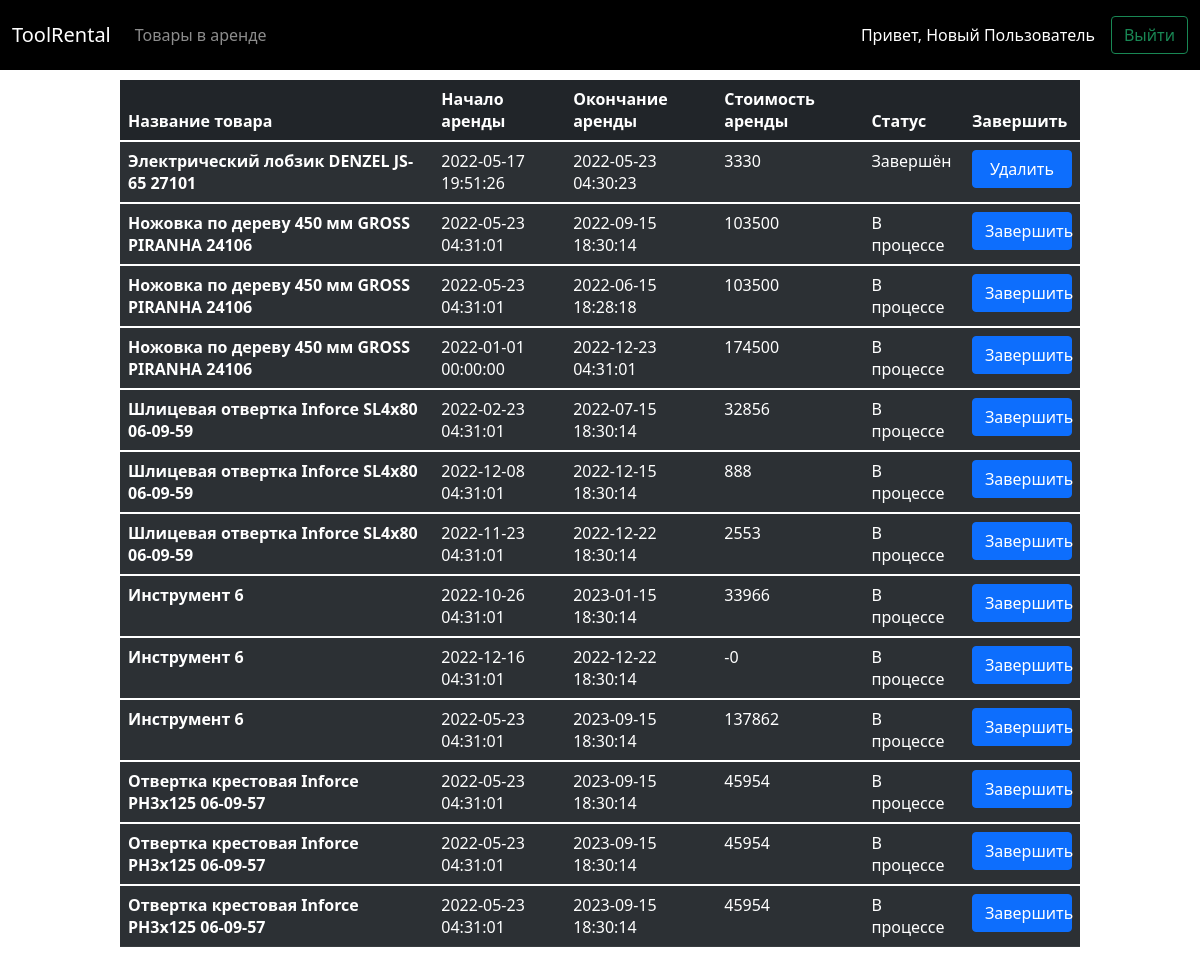
The page /index.php?page=orders (signed in) on the database its author committed.
### tables this page shows
CREATE TABLE `rental_order` (
  `id` int UNSIGNED NOT NULL COMMENT 'Индекс заказа',
  `user_id` int UNSIGNED NOT NULL COMMENT 'Индекс пользователя',
  `product_id` int UNSIGNED NOT NULL COMMENT 'Индекс товара',
  `order_date` datetime NOT NULL COMMENT 'Дата и время начала аренды',
  `order_end_date` datetime DEFAULT NULL COMMENT 'Дата и время окончания аренды',
  `rental_price` int UNSIGNED DEFAULT NULL COMMENT 'Цена аренды',
  `is_done` tinyint(1) NOT NULL DEFAULT '0' COMMENT 'Заказ завершён'
);

CREATE TABLE `product` (
  `id` int UNSIGNED NOT NULL COMMENT 'ID товара',
  `name` varchar(255) NOT NULL COMMENT 'Наименование товара',
  `short_description` varchar(255) NOT NULL COMMENT 'Краткое описание',
  `long_description` varchar(1024) NOT NULL COMMENT 'Полное описание',
  `rental_price` int UNSIGNED NOT NULL COMMENT 'Цена аренды',
  `is_in_stock` tinyint(1) NOT NULL COMMENT 'Наличие товара',
  `image` varchar(255) NOT NULL COMMENT 'Изображение товара',
  `category_id` int UNSIGNED NOT NULL COMMENT 'Индекс категории'
);

### orderspage.php (the view, shortened to what this page needs)
<?php
require "dbconnect.php";
?>
<div style="width: 80%; display: flex; flex-direction: column; margin: 80px auto;">
    <table class="table table-dark table-striped">
        <thead>
        <tr>
            <th scope="col">Название товара</th>
            <th scope="col">Начало аренды</th>
            <th scope="col">Окончание аренды</th>
            <th scope="col">Стоимость аренды</th>
            <th scope="col">Статус</th>
            <th scope="col">Завершить</th>
        </tr>
        </thead>
        <?php
        try {
            if ($_SESSION['is_admin'] == 1) {
                $result = $conn->query("SELECT ro.id roID, u.firstname uName, u.lastname uSurname, p.name product_name, p.rental_price pPrice, ro.order_date order_date, ro.order_end_date order_end_date, ro.rental_price, ro.is_done is_done
                                                    FROM rental_order ro
                                                        JOIN product p on ro.product_id = p.id
                                                        JOIN user u on ro.user_id = u.id");
            } else {
                $result = $conn->query("SELECT ro.id roID, p.name product_name,p.rental_price pPrice, ro.order_date order_date, ro.order_end_date order_end_date, ro.rental_price, ro.is_done is_done
                                                    FROM rental_order ro
                                                        JOIN product p on ro.product_id = p.id WHERE ro.user_id =" . $_SESSION['user_id']);
            }
            while ($row = $result->fetch()) {
                $days = ceil((strtotime(date('Y-m-d H:i:s')) - strtotime(date('Y-m-d H:i:s',strtotime($row['order_date']))))/86400);
                $price = $row['pPrice'] * $days;
                echo '<tbody><tr>';
                echo '<th scope="row">' . $row['product_name'] . '</th>';
                echo '<td>' . $row['order_date'] . '</td>';
                echo '<td>' . $row['order_end_date'] . '</td>';
                if ($row['is_done'] == 1) {
                    echo '<td>' . $row['rental_price'] . '</td>';
                    echo '<td>Завершён</td>';
                    echo '<td><a class="btn btn-primary" style="width: 100px" href=deleteorder.php?id=' . $row['roID'] . '>Удалить</a></td>';
                } else {
                    echo '<td>' . $price . '</td>';
                    echo '<td>В процессе</td>';
                    echo '<td><a class="btn btn-primary" style="width: 100px" href=completeorder.php?id=' . $row['roID'] . '>Завершить</a></td>';
                }
                echo '</tr>';
            }
        }
        catch (PDOException $error){
            $_SESSION['msg'] = "Ошибка: ".$error->getMessage();
        }
        ?>
        </tbody>
    </table>
</div>

### rows shown on the page
rental_order: product.name "Электрический лобзик DENZEL JS-65 27101", order_date "2022-05-17 19:51:26", order_end_date "2022-05-23 04:30:23", rental_price "3330"
rental_order: product.name "Ножовка по дереву 450 мм GROSS PIRANHA 24106", order_date "2022-05-23 04:31:01", order_end_date "2022-09-15 18:30:14", price "103500"
rental_order: product.name "Ножовка по дереву 450 мм GROSS PIRANHA 24106", order_date "2022-05-23 04:31:01", order_end_date "2022-06-15 18:28:18", price "103500"
rental_order: product.name "Ножовка по дереву 450 мм GROSS PIRANHA 24106", order_date "2022-01-01 00:00:00", order_end_date "2022-12-23 04:31:01", price "174500"
rental_order: product.name "Шлицевая отвертка Inforce SL4x80 06-09-59", order_date "2022-02-23 04:31:01", order_end_date "2022-07-15 18:30:14", price "32856"
rental_order: product.name "Шлицевая отвертка Inforce SL4x80 06-09-59", order_date "2022-12-08 04:31:01", order_end_date "2022-12-15 18:30:14", price "888"
rental_order: product.name "Шлицевая отвертка Inforce SL4x80 06-09-59", order_date "2022-11-23 04:31:01", order_end_date "2022-12-22 18:30:14", price "2553"
rental_order: product.name "Инструмент 6", order_date "2022-10-26 04:31:01", order_end_date "2023-01-15 18:30:14", price "33966"
rental_order: product.name "Инструмент 6", order_date "2022-12-16 04:31:01", order_end_date "2022-12-22 18:30:14", price "-0"
rental_order: product.name "Инструмент 6", order_date "2022-05-23 04:31:01", order_end_date "2023-09-15 18:30:14", price "137862"
rental_order: product.name "Отвертка крестовая Inforce PH3x125 06-09-57", order_date "2022-05-23 04:31:01", order_end_date "2023-09-15 18:30:14", price "45954"
rental_order: product.name "Отвертка крестовая Inforce PH3x125 06-09-57", order_date "2022-05-23 04:31:01", order_end_date "2023-09-15 18:30:14", price "45954"
rental_order: product.name "Отвертка крестовая Inforce PH3x125 06-09-57", order_date "2022-05-23 04:31:01", order_end_date "2023-09-15 18:30:14", price "45954"

### other values the page prints
$_SESSION['firstname'] "Новый"
$_SESSION['lastname'] "Пользователь"
